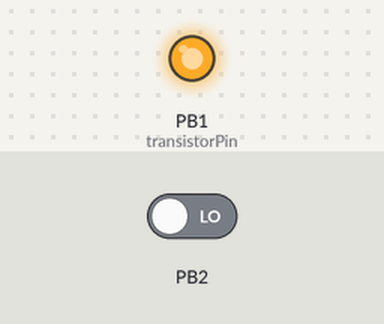
Bench run of a sketch on a simulated ATtiny85, built with avr-gcc and run on an emulated ATtiny85. Parts: output pins drawn as LEDs (lit = HIGH). The test bench sets the inputs (shaded band); at power-on: PB2 LOW. Random numbers use the default seed unless the sketch sets one; no radio packets arrive unless stated.

Above: at 0.1 s.
Timing chart, 0 to 1.6 s (numbered marks = the images above):
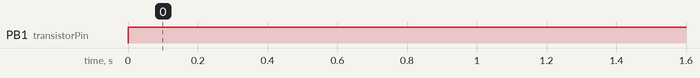

Measured:
- by itself, PB1 (transistorPin): LOW → HIGH at 0.00 s

The sketch:

pirRemoteLowPowerTrasmissionForVacation.ino
```cpp
//#include <SoftwareSerial.h>
#include <VirtualWire.h> //Download it here: http://electronoobs.com/eng_arduino_virtualWire.php
#include <avr/sleep.h>
#include <avr/power.h>
//SoftwareSerial mySerial(666, 3);

bool isSystemActivated = false;

byte adcsra;

byte transistorPin = 1;

void setup() {

	/*pinMode(2, INPUT_PULLUP);*/
	pinMode(transistorPin, OUTPUT);
	digitalWrite(transistorPin, LOW);

	setVirtualWireForRF433Receiver();
	//mySerial.begin(9600);
	vw_set_ptt_pin(999);
	vw_set_ptt_inverted(false);
	vw_set_tx_pin(3);
	vw_setup(100); // Bits per sec

	PCMSK |= _BV(PCINT2);  // want pin D3 / pin 2
	//MCUCR |= _BV(ISC00);
	//MCUCR |= _BV(ISC01);
	//GIFR |= bit(PCIF);    // clear any outstanding interrupts
	GIMSK |= _BV(PCIE);    // enable pin change interrupts

	randomSeed(analogRead(A0));

	isSystemActivated = true;

	//attachInterrupt(0, activateSystemInterrupt, CHANGE);
}


ISR(PCINT0_vect)
{
	isSystemActivated = true;
}

long number = 0;

bool canGo = true;

uint8_t messageDelivered = 0;

void loop() {
	digitalWrite(transistorPin,HIGH);
	//delay(10000);
	//cli();
	//sleep_enable();
	//set_sleep_mode(SLEEP_MODE_PWR_DOWN);
	//adcsra = ADCSRA;               //save the ADC Control and Status Register A
	//ADCSRA = 0;                    //disable ADC
	//sei();
	//digitalWrite(transistorPin, LOW);
	//sleep_cpu();                   //go to sleep
	//sleep_disable();               //wake up here
	//ADCSRA = adcsra;               //restore ADCSRA

	//return;


	//if (isSystemActivated)
	//{
	//	digitalWrite(0, HIGH);  // let led blink
	//	delay(1000);
	//	digitalWrite(0, LOW);
	//	delay(1000);
	//	isSystemActivated = false;
	//}

	//return;

	//char message[1];// = "A";   // array to hold the result.
	//strcpy(message, "B"); // copy string one into the result.
	//vw_send((uint8_t*)message, 1);
	//vw_wait_tx();
	//digitalWrite(0, HIGH);   // turn the LED on (HIGH is the voltage level)
	//delay(5000);                       // wait for a second
	//digitalWrite(0, LOW);    // turn the LED off by making the voltage LOW}

	uint8_t message[1];
	uint8_t messageLength = 1; // the size of the message

	if (isSystemActivated)
	{
		digitalWrite(transistorPin, HIGH);

		messageDelivered = 0;
		for (int i = 0; i < 5; i++)
		{
			canGo = true;

			for (int i = 0; i < 100; i++)
			{
				delay(100);
				if (vw_get_message(message, &messageLength)) // non-blocking
				{
					for (int i = 0; i < messageLength; i++)
					{
						if ((char)message[i] == 'B')
						{
							//for (int i = 0; i < 20; i++)
							//{
							//	digitalWrite(0, HIGH);
							//	delay(500);
							//	digitalWrite(0, LOW);
							//	delay(500);
							//}
							////_sendMessageTime = 0;
							delay(50000);
							canGo = false;
						}
						//received_number = message[i];
					}
				}
			}
			if (canGo)
			{
				for (int i = 0; i < 3; i++)
				{
					char message[3];// = "A";   // array to hold the result.
					strcpy(message, "B1X"); // copy string one into the result.
					vw_send((uint8_t*)message, 3);
					vw_wait_tx();
					//digitalWrite(0, HIGH);   // turn the LED on (HIGH is the voltage level)
					//delay(5000);                       // wait for a second
					//digitalWrite(0, LOW);    // turn the LED off by making the voltage LOW}
				}
				messageDelivered++;
				number = random(1, 10);
				delay(number * 10000);
			}

			//}
		}
		//mySerial.println("System sleep mode");
		//delay(100000);
		if (canGo || messageDelivered > 2)
		{
			isSystemActivated = false;
			digitalWrite(transistorPin, LOW);
			//digitalWrite(0, HIGH);   // turn the LED on (HIGH is the voltage level)
			//delay(50000);                       // wait for a second
			//digitalWrite(0, LOW);    // turn the LED off by making the voltage LOW}
			cli();
			// Enter sleep
			set_sleep_mode(SLEEP_MODE_PWR_DOWN);
			ADCSRA = 0; // Turn off ADC
			power_all_disable(); // Power off ADC, Timer 0 and 1, serial interface
			sleep_enable();
			sei();
			sleep_cpu();

			//  zzz

			// Wake up
			sleep_disable();
			power_all_enable(); // Power everything back on
		}
	}
}

void setVirtualWireForRF433Receiver()
{
	vw_set_ptt_pin(999);
	vw_set_ptt_inverted(false);
	vw_set_rx_pin(4);
	vw_setup(100); // Bits per sec
	vw_rx_start();
}
```
